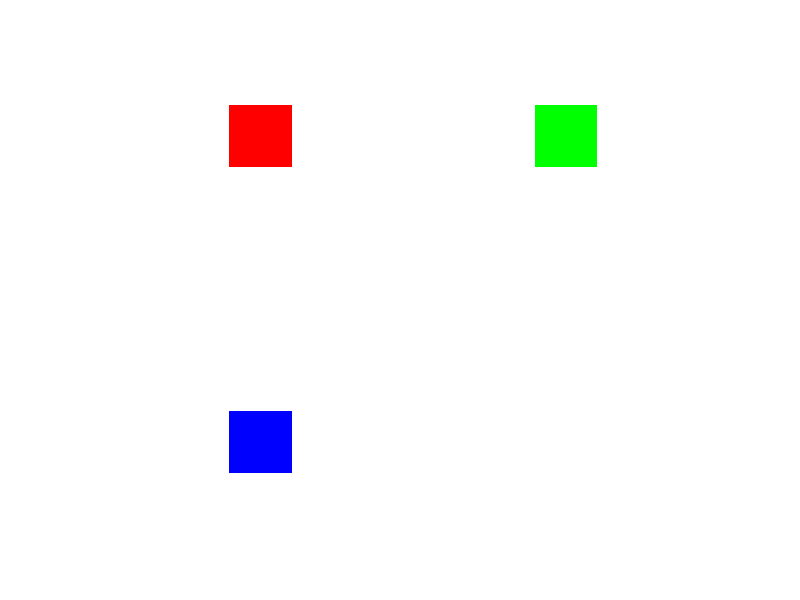

The MATLAB script that drew this image:
%{
Digital Image Processing

Name: Aadam
Roll# 6396
Program: BCS 8th
Semester: Spring 2018
Department of IT
Universiy of Haripur

Lab: 6

RGB boxes on white background

%}

clearvars; close all; clc;

m = ones(400, 400, 3);

size = [50 50];


red_start = [50 50];
red_end = red_start + size;

for i = red_start(1):red_end(1)
    for j = red_start(2):red_end(2)
        m(i, j, 2:3) = 0;
    end
end
   
green_start = [50 300];
green_end = green_start + size;

for i = green_start(1):green_end(1)
    for j = green_start(2):green_end(2)
        m(i, j, 1) = 0;
        m(i, j, 3) = 0;
    end
end

blue_start = [300 50];
blue_end = blue_start + size;

for i = blue_start(1):blue_end(1)
    for j = blue_start(2):blue_end(2)
        m(i, j, 1:2) = 0;
    end
end

imshow(m)






